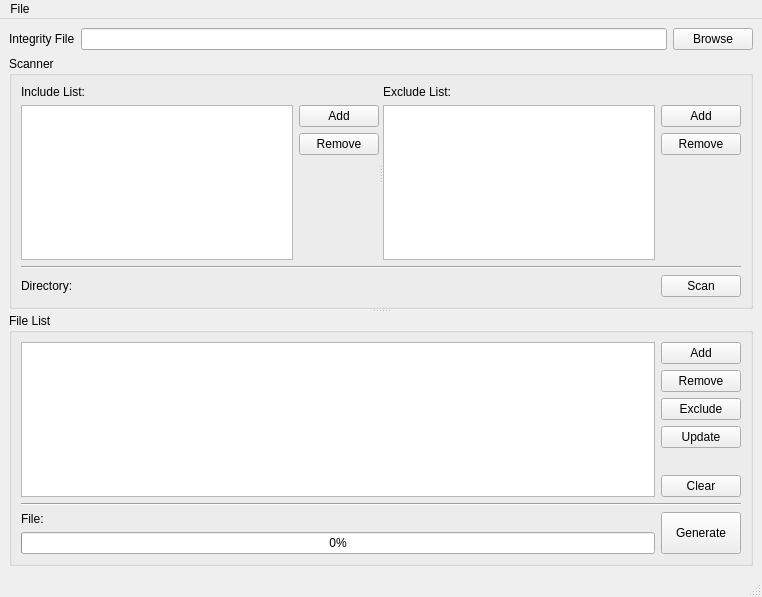
<?xml version="1.0" encoding="UTF-8"?>
<ui version="4.0">
 <class>ZEITIntegrityToolWindow</class>
 <widget class="QMainWindow" name="ZEITIntegrityToolWindow">
  <property name="geometry">
   <rect>
    <x>0</x>
    <y>0</y>
    <width>762</width>
    <height>597</height>
   </rect>
  </property>
  <property name="windowTitle">
   <string>ZEITIntegrity Tool</string>
  </property>
  <property name="windowIcon">
   <iconset resource="../CommonResources/ZEZinekIcon.qrc">
    <normaloff>:/Zinek/ZEZinekIcon.ico</normaloff>:/Zinek/ZEZinekIcon.ico</iconset>
  </property>
  <widget class="QWidget" name="centralwidget">
   <layout class="QVBoxLayout" name="verticalLayout_8">
    <item>
     <layout class="QHBoxLayout" name="horizontalLayout_3">
      <item>
       <widget class="QLabel" name="label_5">
        <property name="text">
         <string>Integrity File</string>
        </property>
       </widget>
      </item>
      <item>
       <widget class="QLineEdit" name="txtIntegrityFile"/>
      </item>
      <item>
       <widget class="QPushButton" name="btnBrowse">
        <property name="text">
         <string>Browse</string>
        </property>
       </widget>
      </item>
     </layout>
    </item>
    <item>
     <widget class="QSplitter" name="splitter">
      <property name="orientation">
       <enum>Qt::Vertical</enum>
      </property>
      <widget class="QGroupBox" name="groupBox">
       <property name="title">
        <string>Scanner</string>
       </property>
       <layout class="QVBoxLayout" name="verticalLayout">
        <item>
         <widget class="QSplitter" name="splitter_2">
          <property name="sizePolicy">
           <sizepolicy hsizetype="Expanding" vsizetype="Expanding">
            <horstretch>0</horstretch>
            <verstretch>0</verstretch>
           </sizepolicy>
          </property>
          <property name="orientation">
           <enum>Qt::Horizontal</enum>
          </property>
          <widget class="QWidget" name="layoutWidget">
           <layout class="QVBoxLayout" name="verticalLayout_4">
            <item>
             <widget class="QLabel" name="label">
              <property name="text">
               <string>Include List:</string>
              </property>
             </widget>
            </item>
            <item>
             <layout class="QHBoxLayout" name="horizontalLayout">
              <item>
               <widget class="QListWidget" name="lstIncludes"/>
              </item>
              <item>
               <layout class="QVBoxLayout" name="verticalLayout_3">
                <item>
                 <widget class="QPushButton" name="btnIncludeAdd">
                  <property name="text">
                   <string>Add</string>
                  </property>
                 </widget>
                </item>
                <item>
                 <widget class="QPushButton" name="btnIncludeRemove">
                  <property name="text">
                   <string>Remove</string>
                  </property>
                 </widget>
                </item>
                <item>
                 <spacer name="verticalSpacer">
                  <property name="orientation">
                   <enum>Qt::Vertical</enum>
                  </property>
                  <property name="sizeHint" stdset="0">
                   <size>
                    <width>20</width>
                    <height>40</height>
                   </size>
                  </property>
                 </spacer>
                </item>
               </layout>
              </item>
             </layout>
            </item>
           </layout>
          </widget>
          <widget class="QWidget" name="layoutWidget_2">
           <layout class="QVBoxLayout" name="verticalLayout_5">
            <item>
             <widget class="QLabel" name="label_2">
              <property name="text">
               <string>Exclude List:</string>
              </property>
             </widget>
            </item>
            <item>
             <layout class="QHBoxLayout" name="horizontalLayout_2">
              <item>
               <widget class="QListWidget" name="lstExludes"/>
              </item>
              <item>
               <layout class="QVBoxLayout" name="verticalLayout_6">
                <item>
                 <widget class="QPushButton" name="btnExcludeAdd">
                  <property name="text">
                   <string>Add</string>
                  </property>
                 </widget>
                </item>
                <item>
                 <widget class="QPushButton" name="btnExcludeRemove">
                  <property name="text">
                   <string>Remove</string>
                  </property>
                 </widget>
                </item>
                <item>
                 <spacer name="verticalSpacer_2">
                  <property name="orientation">
                   <enum>Qt::Vertical</enum>
                  </property>
                  <property name="sizeHint" stdset="0">
                   <size>
                    <width>20</width>
                    <height>40</height>
                   </size>
                  </property>
                 </spacer>
                </item>
               </layout>
              </item>
             </layout>
            </item>
           </layout>
          </widget>
         </widget>
        </item>
        <item>
         <widget class="Line" name="line">
          <property name="orientation">
           <enum>Qt::Horizontal</enum>
          </property>
         </widget>
        </item>
        <item>
         <layout class="QHBoxLayout" name="horizontalLayout_4">
          <item>
           <widget class="QLabel" name="label_3">
            <property name="sizePolicy">
             <sizepolicy hsizetype="Maximum" vsizetype="Preferred">
              <horstretch>0</horstretch>
              <verstretch>0</verstretch>
             </sizepolicy>
            </property>
            <property name="text">
             <string>Directory:</string>
            </property>
           </widget>
          </item>
          <item>
           <widget class="QLabel" name="lblScanPath">
            <property name="text">
             <string/>
            </property>
           </widget>
          </item>
          <item>
           <widget class="QPushButton" name="btnScan">
            <property name="sizePolicy">
             <sizepolicy hsizetype="Maximum" vsizetype="Fixed">
              <horstretch>0</horstretch>
              <verstretch>0</verstretch>
             </sizepolicy>
            </property>
            <property name="text">
             <string>Scan</string>
            </property>
           </widget>
          </item>
         </layout>
        </item>
       </layout>
      </widget>
      <widget class="QGroupBox" name="groupBox_2">
       <property name="title">
        <string>File List</string>
       </property>
       <layout class="QVBoxLayout" name="verticalLayout_7">
        <item>
         <layout class="QHBoxLayout" name="horizontalLayout_6">
          <item>
           <widget class="QTableWidget" name="tblRecords"/>
          </item>
          <item>
           <layout class="QVBoxLayout" name="verticalLayout_2">
            <item>
             <widget class="QPushButton" name="btnRecordAdd">
              <property name="text">
               <string>Add</string>
              </property>
             </widget>
            </item>
            <item>
             <widget class="QPushButton" name="btnRecordRemove">
              <property name="text">
               <string>Remove</string>
              </property>
             </widget>
            </item>
            <item>
             <widget class="QPushButton" name="btnRecordExclude">
              <property name="text">
               <string>Exclude</string>
              </property>
             </widget>
            </item>
            <item>
             <widget class="QPushButton" name="btnRecordUpdate">
              <property name="text">
               <string>Update</string>
              </property>
             </widget>
            </item>
            <item>
             <spacer name="verticalSpacer_3">
              <property name="orientation">
               <enum>Qt::Vertical</enum>
              </property>
              <property name="sizeHint" stdset="0">
               <size>
                <width>20</width>
                <height>40</height>
               </size>
              </property>
             </spacer>
            </item>
            <item>
             <widget class="QPushButton" name="btnRecordClear">
              <property name="text">
               <string>Clear</string>
              </property>
             </widget>
            </item>
           </layout>
          </item>
         </layout>
        </item>
        <item>
         <widget class="Line" name="line_2">
          <property name="orientation">
           <enum>Qt::Horizontal</enum>
          </property>
         </widget>
        </item>
        <item>
         <layout class="QHBoxLayout" name="horizontalLayout_5">
          <item>
           <layout class="QVBoxLayout" name="verticalLayout_9">
            <item>
             <layout class="QHBoxLayout" name="horizontalLayout_7">
              <item>
               <widget class="QLabel" name="label_4">
                <property name="sizePolicy">
                 <sizepolicy hsizetype="Maximum" vsizetype="Preferred">
                  <horstretch>0</horstretch>
                  <verstretch>0</verstretch>
                 </sizepolicy>
                </property>
                <property name="text">
                 <string>File:</string>
                </property>
               </widget>
              </item>
              <item>
               <widget class="QLabel" name="lblGenerateFile">
                <property name="text">
                 <string/>
                </property>
               </widget>
              </item>
             </layout>
            </item>
            <item>
             <widget class="QProgressBar" name="prgGenerate">
              <property name="maximum">
               <number>1</number>
              </property>
              <property name="value">
               <number>0</number>
              </property>
              <property name="alignment">
               <set>Qt::AlignCenter</set>
              </property>
             </widget>
            </item>
           </layout>
          </item>
          <item>
           <widget class="QPushButton" name="btnGenerate">
            <property name="sizePolicy">
             <sizepolicy hsizetype="Minimum" vsizetype="Minimum">
              <horstretch>0</horstretch>
              <verstretch>0</verstretch>
             </sizepolicy>
            </property>
            <property name="minimumSize">
             <size>
              <width>0</width>
              <height>0</height>
             </size>
            </property>
            <property name="text">
             <string>Generate</string>
            </property>
           </widget>
          </item>
         </layout>
        </item>
       </layout>
      </widget>
     </widget>
    </item>
   </layout>
  </widget>
  <widget class="QMenuBar" name="menubar">
   <property name="geometry">
    <rect>
     <x>0</x>
     <y>0</y>
     <width>762</width>
     <height>21</height>
    </rect>
   </property>
   <widget class="QMenu" name="menuGenerator_File">
    <property name="title">
     <string>File</string>
    </property>
    <widget class="QMenu" name="mnuRecentFiles">
     <property name="title">
      <string>Recent File(s)</string>
     </property>
    </widget>
    <addaction name="actNew"/>
    <addaction name="separator"/>
    <addaction name="actOpen"/>
    <addaction name="mnuRecentFiles"/>
    <addaction name="separator"/>
    <addaction name="actSave"/>
    <addaction name="actSaveAs"/>
    <addaction name="separator"/>
    <addaction name="actQuit"/>
   </widget>
   <addaction name="menuGenerator_File"/>
  </widget>
  <widget class="QStatusBar" name="stbStatusBar"/>
  <action name="actIntegritySave">
   <property name="text">
    <string>Save</string>
   </property>
  </action>
  <action name="actIntegritySaveAs">
   <property name="text">
    <string>Save As</string>
   </property>
  </action>
  <action name="actNew">
   <property name="text">
    <string>New</string>
   </property>
  </action>
  <action name="actOpen">
   <property name="text">
    <string>Open</string>
   </property>
  </action>
  <action name="actSave">
   <property name="text">
    <string>Save</string>
   </property>
  </action>
  <action name="actSaveAs">
   <property name="text">
    <string>Save As</string>
   </property>
  </action>
  <action name="actQuit">
   <property name="text">
    <string>Quit</string>
   </property>
  </action>
 </widget>
 <resources>
  <include location="../CommonResources/ZEZinekIcon.qrc"/>
 </resources>
 <connections/>
</ui>
